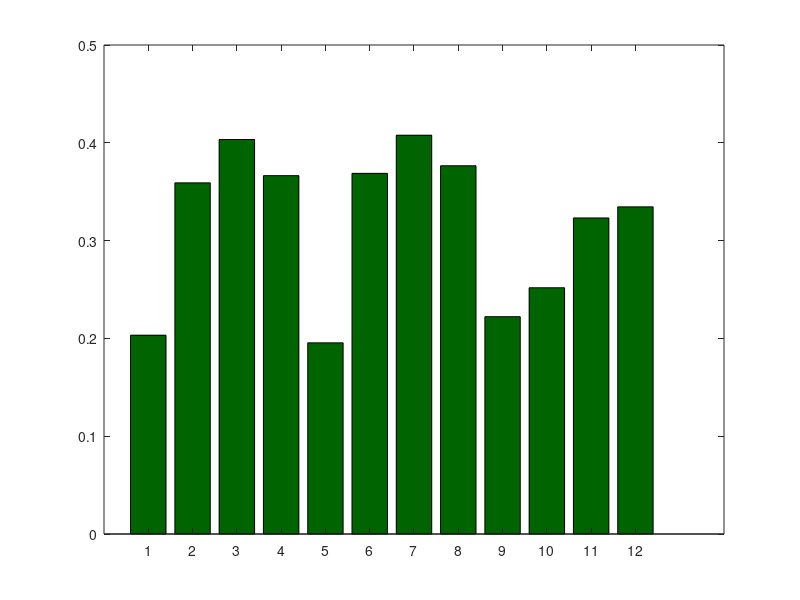

This figure's MATLAB source: (Note: this script raises an error after producing the figure.)
function ComputationTmp()
Ahand=[ 0.2075    0.3682    0.4240    0.3786    0.2002    0.3684    0.4302    0.4018    0.2259    0.2504    0.3244    0.3334;
        0.2065    0.3557    0.4004    0.3875    0.1999    0.3754    0.4090    0.3879    0.2315    0.2628    0.3062    0.3273;
        0.2011    0.3603    0.4005    0.3374    0.1902    0.3672    0.4071    0.3578    0.2094    0.2420    0.3222    0.3461;
        0.2082    0.3589    0.3873    0.3746    0.2021    0.3720    0.3831    0.3539    0.2180    0.2496    0.3308    0.3370;
        0.1931    0.3522    0.4047    0.3540    0.1850    0.3607    0.4094    0.3813    0.2263    0.2542    0.3322    0.3288];
bar(mean(Ahand),'FaceColor',[0 0.392157 0]); hold on;
errorbar(mean(Ahand),std(Ahand),'LineStyle','None','Color','r','LineWidth',2);hold on;
xlabel('Joint','FontSize',16);
ylabel('MAE(rad)','FontSize',16);

end

